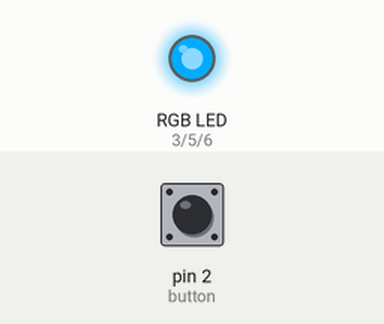
This sketch was run on a simulated Arduino Uno, built with avr-gcc and run on an emulated ATmega328P. Parts: an RGB LED mixed from three pins (HIGH = lit). Dashed ring = blinking. The inputs (shaded band) are chosen by the test bench; at power-on: pin 2 (button) LOW.

Above: at 1.27 s.
1.3 s: pin 2 (button) pulled HIGH for 0.15 s
At 1.6 s:
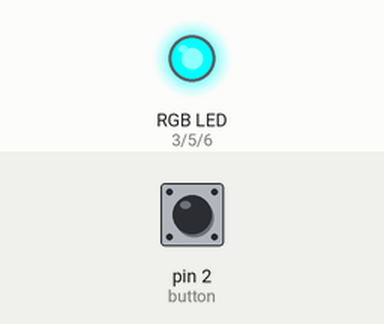
4.4 s: pin 2 (button) pulled HIGH for 1 s
At 4.82 s:
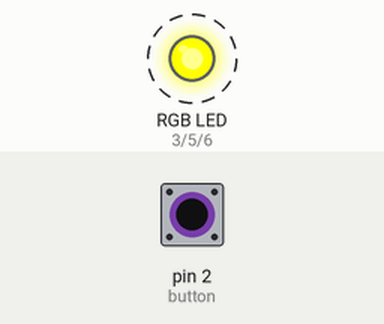
7.4 s: pin 2 (button) pulled HIGH for 0.15 s
At 7.6 s:
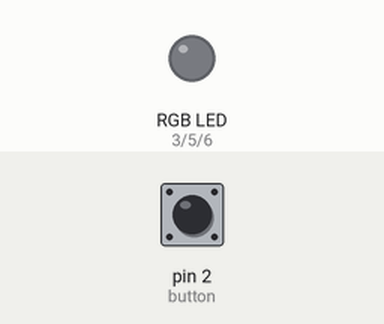
10.5 s: pin 2 (button) pulled HIGH for 3.2 s
At 11.55 s:
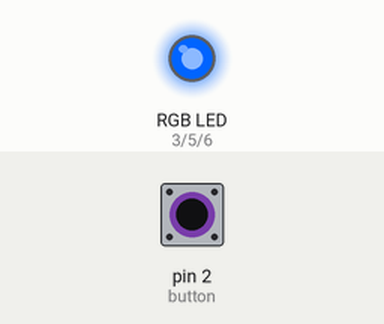
15.2 s: pin 2 (button) pulled HIGH for 0.15 s
18.2 s: pin 2 (button) pulsed HIGH 2 times (0.12 s each, 0.3 s apart)
Timing chart, 0 to 22.8 s (numbered marks = the images above; inputs shaded):
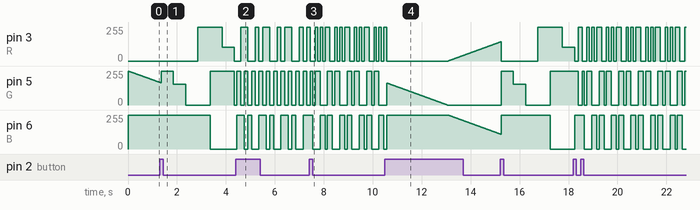

The sketch:

sketch_nov11a.ino
```cpp
int R = 3;
int G = 5;
int B = 6;
int button = 2;

int mode = 0;
int lastReading = LOW;
int buttonState = LOW;

unsigned long debounceTime = 0;
unsigned long lightTime = 0;

int phase = 0;
int rainbow = 0;

void color(int r, int g, int b) {
  analogWrite(R, 255 - r);
  analogWrite(G, 255 - g);
  analogWrite(B, 255 - b);
}

void setup() {
  pinMode(R, OUTPUT);
  pinMode(G, OUTPUT);
  pinMode(B, OUTPUT);
  pinMode(button, INPUT);

  color(255, 255, 255);
}

void loop() {

  int reading = digitalRead(button);

  if (reading != lastReading) {
    debounceTime = millis();
  }

  if (millis() - debounceTime > 50) {
    if (reading != buttonState) {
      buttonState = reading;

      if (buttonState == HIGH) {
        mode = (mode + 1) % 4;
        phase = 0;
        lightTime = millis();
      }
    }
  }

  lastReading = reading;

  // 模式0：彩虹漸變
  if (mode == 0) {
    if (millis() - lightTime >= 15) {
      lightTime = millis();
      rainbow++;

      if (rainbow >= 768) rainbow = 0;

      if (rainbow < 256) {
        color(255, rainbow, 0);
      }
      else if (rainbow < 512) {
        color(511 - rainbow, 255, rainbow - 256);
      }
      else {
        color(0, 767 - rainbow, 255);
      }
    }
  }

  // 模式1：彩色慢速交替
  else if (mode == 1) {
    if (millis() - lightTime >= 500) {
      lightTime = millis();
      phase++;
    }

    int colors[][3] = {
      {255, 0, 0},
      {255, 100, 0},
      {255, 255, 0},
      {0, 255, 0},
      {0, 0, 255},
      {150, 0, 255},
      {255, 255, 255}
    };

    int i = phase % 7;
    color(colors[i][0], colors[i][1], colors[i][2]);
  }

  // 模式2：彩色快速閃爍
  else if (mode == 2) {
    if (millis() - lightTime >= 150) {
      lightTime = millis();
      phase++;
    }

    int colors[][3] = {
      {255, 0, 0},
      {0, 255, 0},
      {0, 0, 255},
      {255, 255, 0},
      {255, 0, 255},
      {0, 255, 255}
    };

    int i = phase % 6;
    color(colors[i][0], colors[i][1], colors[i][2]);
  }

  // 模式3：啦啦隊派對燈光
  else if (mode == 3) {
    if (millis() - lightTime >= 100) {
      lightTime = millis();
      phase++;
    }

    int colors[][3] = {
      {255, 0, 0},
      {255, 255, 255},
      {0, 0, 255},
      {255, 0, 255},
      {0, 255, 0},
      {255, 255, 0},
      {0, 255, 255},
      {0, 0, 0}
    };

    int i = phase % 8;
    color(colors[i][0], colors[i][1], colors[i][2]);
  }
}
```
